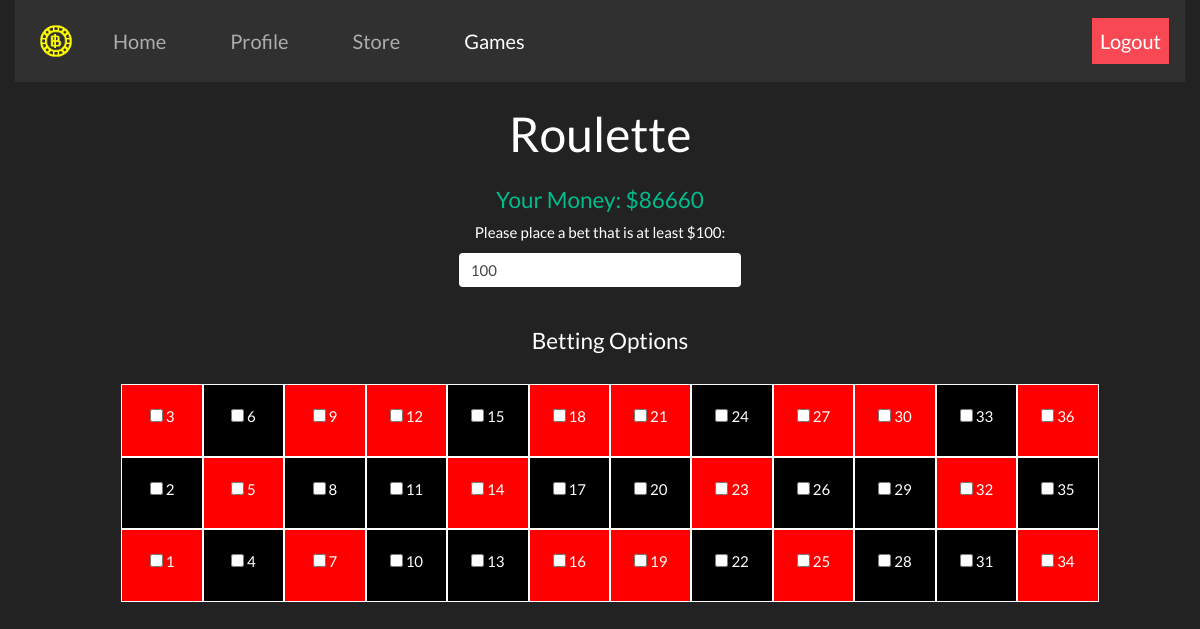
The page /roulette (signed in) on the database as committed earlier.
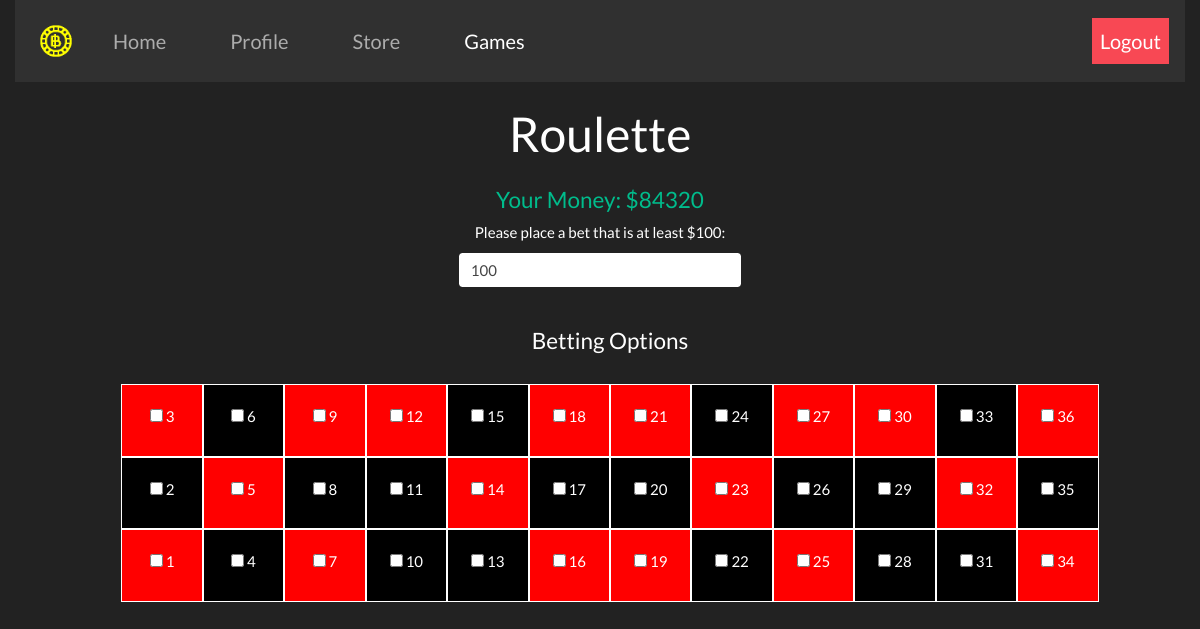
The same page on the database as committed later.
### tables this page shows
CREATE TABLE user_tbl (username TEXT, password TEXT, pfp TEXT, money INT, time INT, boosts TEXT);

### app.py (the view)
@app.route("/roulette", methods=["GET", "POST"])
@login_required
def roulette():
    user = session['username']
    if request.method == 'GET':
        money = db_manager.getMoney(user)
        return render_template("roulette.html", betting=True, money=money, games="active", one=row_one.items(), two=row_two.items(), three=row_three.items())
    else:
        money = db_manager.getMoney(user)
        return render_template("roulette.html", money=money, games="active")

### app.py (called while the page is built)
def login_required(f):
    @wraps(f)
    def dec(*args, **kwargs):
        if 'username' in session:
            for arg in args:
                print(arg)
            return f(*args, **kwargs)
        flash('You must be logged in to view this page!', 'alert-danger')
        return redirect('/')
    return dec

### utl/db_builder.py (called while the page is built)
def execmany(cmd, inputs):
    db = sqlite3.connect(DB_FILE)
    c = db.cursor()
    output = c.execute(cmd, inputs)
    db.commit()
    return output

### utl/db_manager.py (called while the page is built)
def getMoney(username):
    q = "SELECT money from user_tbl WHERE username=?"
    inputs = (username, )
    data = execmany(q, inputs).fetchone()[0]
    return data

### templates/roulette.html (shortened to what this page needs)
{% extends "_base.html" %}
{% block body %}
<h1>Roulette</h1>
<div class="w-100 p-3">
  <h4 class="text-success">Your Money: ${{ money }}</h4>
  {% if betting %}
  <form action="/roulette" method="POST">
    <div class="form-group">
      <label for="bet">Please place a bet that is at least $100:</label>
      <input name="bet" type="number" class="form-control w-25"  min="100" id="bet" value=100>
    </div><br>
		<div class="form-check" style="width:85%;" id="options">
			<h4>Betting Options</h4><br>
      <div class="row">
        {% for key, value in one %}
        <div class="col" style="padding:0">
						<div class="card border-white rounded-0">
							<div class="card-body" style="margin:0; background-color:{{value}};">
								<input type="checkbox" name="{{key}}" id={{key}}>
								<label class="checklabel" for="{{key}}">{{key}}</label>
							</div>
						</div>
        </div>
        {% endfor %}
      </div>
			<div class="row">
        {% for key, value in two %}
        <div class="col" style="padding:0">
						<div class="card border-white rounded-0">
							<div class="card-body" style="margin:0; background-color:{{value}};">
								<input type="checkbox" name="{{key}}" id={{key}}>
								<label class="checklabel" for="{{key}}">{{key}}</label>
							</div>
						</div>
        </div>
        {% endfor %}
      </div>
			<div class="row">
        {% for key, value in three %}
        <div class="col" style="padding:0">
						<div class="card border-white rounded-0">
							<div class="card-body" style="margin:0; background-color:{{value}};">
								<input type="checkbox" name="{{key}}" id={{key}}>
								<label class="checklabel" for="{{key}}">{{key}}</label>
							</div>
						</div>
        </div>
        {% endfor %}
      </div>
		</div>
  </form>
  {% endif %}
</div>
{% endblock %}

Rows that differ between the two databases and show on the page:
changed user_tbl: money "86660" → "84320"
